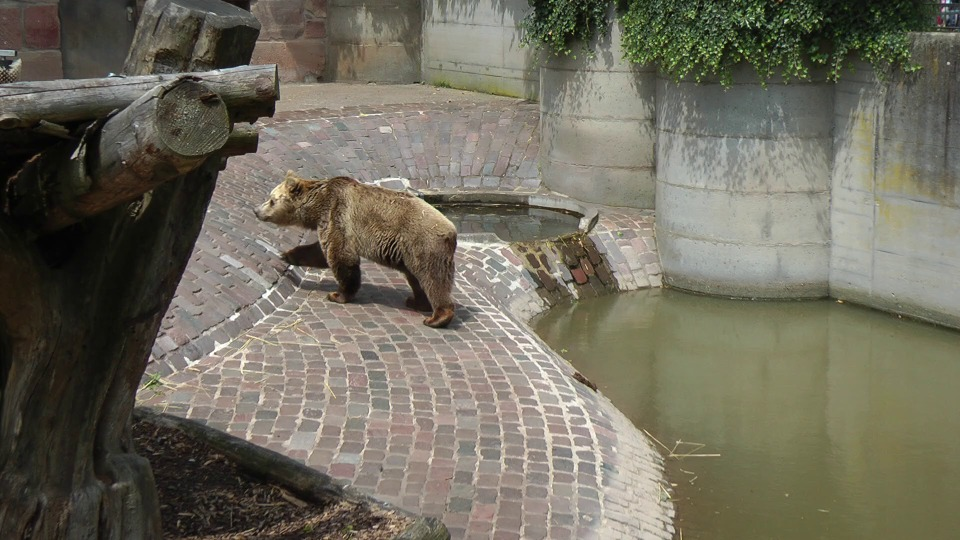
#> input picture data/bear01/bear01_0001.jpg, 960 x 540 px; its folder holds only this picture in this run
$ python -i point_selection.py   (imports and definitions only)
#> lines starting #> are read from the running program, lines starting #| are printed output that depends on the picture
"""
Structure tensor computation and interest-point selection for point tracking.

This module implements the smaller eigenvalue filter for selecting good tracking
points, as used in the Ochs et al. long-term point tracking pipeline.

The structure tensor (second moment matrix) captures local image structure:
    M = [Ix²   IxIy]
        [IxIy  Iy² ]

The smaller eigenvalue λ_min indicates the "cornerness" of a point:
- Small λ_min: flat region or edge (poor for tracking)
- Large λ_min: corner or textured region (good for tracking)
"""

from typing import Tuple, Optional
import numpy as np

try:
    import cv2
    HAS_CV2 = True
except ImportError:
    HAS_CV2 = False

try:
    from scipy import ndimage
    from scipy.ndimage import gaussian_filter, maximum_filter
    HAS_SCIPY = True
except ImportError:
    HAS_SCIPY = False


def compute_gradients(
    image: np.ndarray,
    sigma: float = 1.0
) -> Tuple[np.ndarray, np.ndarray]:
    """
    Compute image gradients using Gaussian derivatives.

    Args:
        image: Input image (H, W) or (H, W, C). If multi-channel, converts to grayscale.
        sigma: Standard deviation for Gaussian smoothing.

    Returns:
        Tuple of (Ix, Iy) - gradients in x and y directions.
    """
    # Convert to grayscale if needed
    if len(image.shape) == 3:
        # Use luminance formula for RGB to grayscale
        gray = 0.299 * image[:, :, 0] + 0.587 * image[:, :, 1] + 0.114 * image[:, :, 2]
        gray = gray.astype(np.float64)
    else:
        gray = image.astype(np.float64)

    if HAS_SCIPY:
        # Use Gaussian derivative kernels
        # First smooth, then differentiate
        smoothed = gaussian_filter(gray, sigma=sigma)

        # Sobel-like derivative kernels
        Ix = ndimage.sobel(smoothed, axis=1, mode='reflect') / 8.0
        Iy = ndimage.sobel(smoothed, axis=0, mode='reflect') / 8.0
    else:
        # Fallback to simple finite differences
        smoothed = gray
        if sigma > 0:
            # Simple box filter approximation
            kernel_size = int(2 * sigma + 1)
            from numpy.lib.stride_tricks import as_strided

        Ix = np.zeros_like(smoothed)
        Iy = np.zeros_like(smoothed)

        # Central differences
        Ix[:, 1:-1] = (smoothed[:, 2:] - smoothed[:, :-2]) / 2.0
        Iy[1:-1, :] = (smoothed[2:, :] - smoothed[:-2, :]) / 2.0

    return Ix, Iy


def compute_structure_tensor(
    image: np.ndarray,
    sigma_deriv: float = 1.0,
    sigma_integrate: float = 1.5
) -> Tuple[np.ndarray, np.ndarray, np.ndarray]:
    """
    Compute the structure tensor (second moment matrix) for an image.

    The structure tensor at each pixel is:
        M = [⟨Ix²⟩   ⟨IxIy⟩]
            [⟨IxIy⟩  ⟨Iy²⟩ ]

    where ⟨·⟩ denotes local averaging (Gaussian weighted).

    Args:
        image: Input image (H, W) or (H, W, C).
        sigma_deriv: Sigma for gradient computation (smoothing before derivatives).
        sigma_integrate: Sigma for local integration (smoothing the tensor components).

    Returns:
        Tuple of (Mxx, Mxy, Myy) - components of the structure tensor.
    """
    # Compute gradients
    Ix, Iy = compute_gradients(image, sigma=sigma_deriv)

    # Compute tensor components
    Ixx = Ix * Ix
    Ixy = Ix * Iy
    Iyy = Iy * Iy

    # Smooth tensor components (local integration)
    if HAS_SCIPY:
        Mxx = gaussian_filter(Ixx, sigma=sigma_integrate)
        Mxy = gaussian_filter(Ixy, sigma=sigma_integrate)
        Myy = gaussian_filter(Iyy, sigma=sigma_integrate)
    else:
        # Simple box filter fallback
        Mxx = _box_filter(Ixx, sigma_integrate)
        Mxy = _box_filter(Ixy, sigma_integrate)
        Myy = _box_filter(Iyy, sigma_integrate)

    return Mxx, Mxy, Myy


# [17 lines left out: function _box_filter, not called in this run]


def compute_eigenvalues(
    Mxx: np.ndarray,
    Mxy: np.ndarray,
    Myy: np.ndarray
) -> Tuple[np.ndarray, np.ndarray]:
    """
    Compute eigenvalues of the structure tensor.

    For a 2x2 symmetric matrix:
        M = [a  b]
            [b  c]

    Eigenvalues are:
        λ₁ = (a + c + √((a-c)² + 4b²)) / 2
        λ₂ = (a + c - √((a-c)² + 4b²)) / 2

    where λ₁ ≥ λ₂ (λ₂ is the smaller eigenvalue).

    Args:
        Mxx, Mxy, Myy: Components of the structure tensor.

    Returns:
        Tuple of (lambda_max, lambda_min) - larger and smaller eigenvalues.
    """
    # Trace and determinant
    trace = Mxx + Myy
    diff = Mxx - Myy
    discriminant = np.sqrt(diff * diff + 4 * Mxy * Mxy)

    lambda_max = (trace + discriminant) / 2
    lambda_min = (trace - discriminant) / 2

    # Ensure non-negative (numerical stability)
    lambda_min = np.maximum(lambda_min, 0)
    lambda_max = np.maximum(lambda_max, lambda_min)

    return lambda_max, lambda_min


def compute_corner_response(
    image: np.ndarray,
    sigma_deriv: float = 1.0,
    sigma_integrate: float = 1.5
) -> np.ndarray:
    """
    Compute corner response using the smaller eigenvalue of the structure tensor.

    This is the key measure for interest-point selection:
    - Large λ_min indicates a corner or textured region (good for tracking)
    - Small λ_min indicates an edge or flat region (poor for tracking)

    Args:
        image: Input image (H, W) or (H, W, C).
        sigma_deriv: Sigma for gradient computation.
        sigma_integrate: Sigma for local integration.

    Returns:
        Corner response map (smaller eigenvalue at each pixel).
    """
    Mxx, Mxy, Myy = compute_structure_tensor(image, sigma_deriv, sigma_integrate)
    _, lambda_min = compute_eigenvalues(Mxx, Mxy, Myy)
    return lambda_min


# [49 lines left out: functions non_maximum_suppression, _maximum_filter_simple, not called in this run]


def select_grid_points(
    image: np.ndarray,
    grid_spacing: int = 10,
    min_corner_response: float = 1.0,
    sigma_deriv: float = 1.0,
    sigma_integrate: float = 1.5,
    border: int = 5
) -> Tuple[np.ndarray, np.ndarray]:
    """
    Select tracking points on a regular grid, choosing the best point in each cell.

    This implements the grid-based point selection strategy:
    1. Divide image into grid cells
    2. In each cell, find the point with highest corner response
    3. Keep only points above the minimum threshold

    Args:
        image: Input image (H, W) or (H, W, C).
        grid_spacing: Spacing between grid cells (in pixels).
        min_corner_response: Minimum corner response for a valid point.
        sigma_deriv: Sigma for gradient computation.
        sigma_integrate: Sigma for local integration.
        border: Border margin to exclude points near image edges.

    Returns:
        Tuple of (points, responses) where:
            points: Array of shape (N, 2) with (x, y) coordinates.
            responses: Array of shape (N,) with corner response values.
    """
    H, W = image.shape[:2]

    # Compute corner response
    response = compute_corner_response(image, sigma_deriv, sigma_integrate)

    points = []
    responses = []

    # Create grid cells
    for y_start in range(border, H - border, grid_spacing):
        for x_start in range(border, W - border, grid_spacing):
            y_end = min(y_start + grid_spacing, H - border)
            x_end = min(x_start + grid_spacing, W - border)

            # Find maximum in this cell
            cell_response = response[y_start:y_end, x_start:x_end]

            if cell_response.size == 0:
                continue

            max_idx = np.argmax(cell_response)
            local_y, local_x = np.unravel_index(max_idx, cell_response.shape)

            # Global coordinates
            y = y_start + local_y
            x = x_start + local_x

            # Check threshold
            if response[y, x] >= min_corner_response:
                points.append([x, y])  # Note: (x, y) order for consistency
                responses.append(response[y, x])

    if len(points) == 0:
        return np.array([]).reshape(0, 2), np.array([])

    return np.array(points), np.array(responses)


# [132 lines left out: functions select_best_points, detect_good_features_to_track, not called in this run]


class PointSelector:
    """
    High-level interface for point selection.

    Provides multiple strategies for selecting tracking points.
    """

    def __init__(
        self,
        strategy: str = 'grid',
        grid_spacing: int = 10,
        min_corner_response: float = 1.0,
        min_distance: int = 5,
        border: int = 5,
        sigma_deriv: float = 1.0,
        sigma_integrate: float = 1.5
    ):
        """
        Initialize the point selector.

        Args:
            strategy: Selection strategy ('grid', 'best', 'opencv').
            grid_spacing: Spacing for grid-based selection.
            min_corner_response: Minimum corner response threshold.
            min_distance: Minimum distance between points.
            border: Border margin.
            sigma_deriv: Sigma for gradient computation.
            sigma_integrate: Sigma for local integration.
        """
        self.strategy = strategy
        self.grid_spacing = grid_spacing
        self.min_corner_response = min_corner_response
        self.min_distance = min_distance
        self.border = border
        self.sigma_deriv = sigma_deriv
        self.sigma_integrate = sigma_integrate

    def select(
        self,
        image: np.ndarray,
        num_points: Optional[int] = None
    ) -> Tuple[np.ndarray, np.ndarray]:
        """
        Select tracking points from an image.

        Args:
            image: Input image (H, W) or (H, W, C).
            num_points: Number of points (for 'best' and 'opencv' strategies).

        Returns:
            Tuple of (points, responses) where:
                points: Array of shape (N, 2) with (x, y) coordinates.
                responses: Array of shape (N,) with corner response values.
        """
        if self.strategy == 'grid':
            return select_grid_points(
                image,
                grid_spacing=self.grid_spacing,
                min_corner_response=self.min_corner_response,
                sigma_deriv=self.sigma_deriv,
                sigma_integrate=self.sigma_integrate,
                border=self.border
            )
        elif self.strategy == 'best':
            if num_points is None:
                num_points = 1000
            return select_best_points(
                image,
                num_points=num_points,
                min_distance=self.min_distance,
                sigma_deriv=self.sigma_deriv,
                sigma_integrate=self.sigma_integrate,
                border=self.border
            )
        elif self.strategy == 'opencv':
            if not HAS_CV2:
                raise ImportError("OpenCV is required for 'opencv' strategy")
            if num_points is None:
                num_points = 1000
            points = detect_good_features_to_track(
                image,
                max_corners=num_points,
                min_distance=self.min_distance
            )
            # Compute responses for the selected points
            response = compute_corner_response(
                image,
                self.sigma_deriv,
                self.sigma_integrate
            )
            responses = response[points[:, 1].astype(int), points[:, 0].astype(int)]
            return points, responses
        else:
            raise ValueError(f"Unknown strategy: {self.strategy}")

    # [15 lines left out: function compute_response_map, not called in this run]

>>> import cv2
>>> picture = cv2.cvtColor(cv2.imread('data/bear01/bear01_0001.jpg'), cv2.COLOR_BGR2RGB)
>>> result = PointSelector().select(picture)
#> in compute_gradients, `gray = 0.299 * image[:, :, 0] + 0.587 * image[:, :, 1] + 0.114 * image..`:
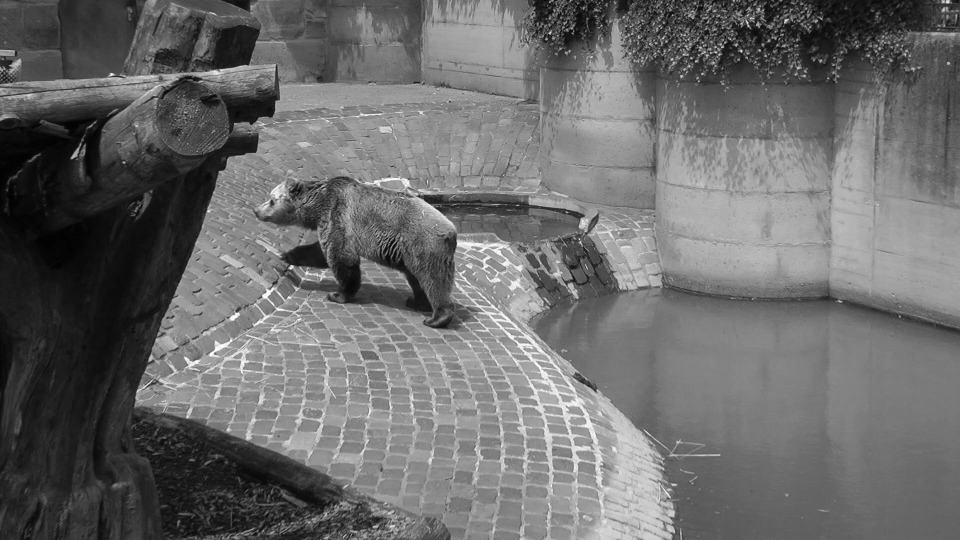
#> gray: shape (540, 960) float64; min 0, max 254.5, mean 107.8
#> in compute_gradients, `Ix = ndimage.sobel(smoothed, axis=1, mode='reflect') / 8.0`:
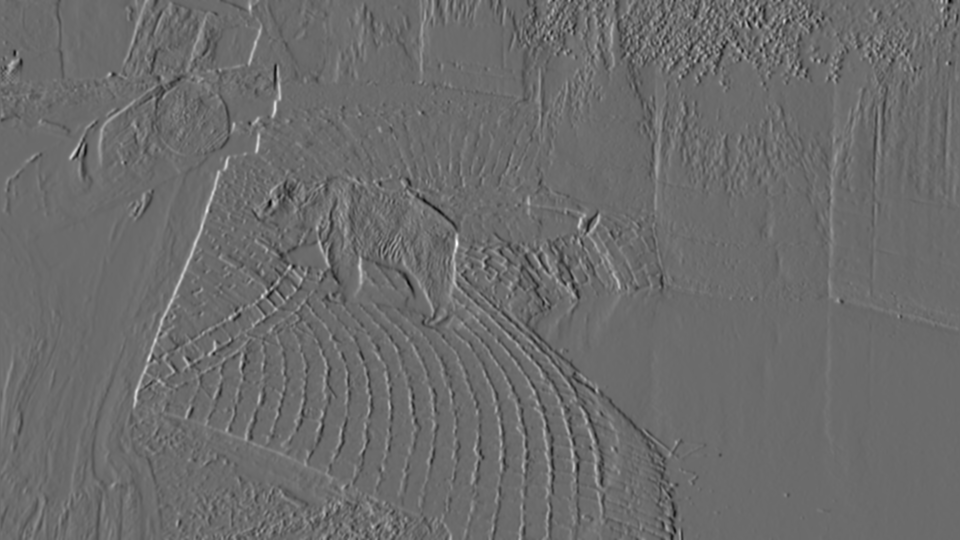
#> Ix: shape (540, 960) float64; min -42.66, max 58.25, mean 0.1; drawn with min black and max white
#> in compute_gradients, `Iy = ndimage.sobel(smoothed, axis=0, mode='reflect') / 8.0`:
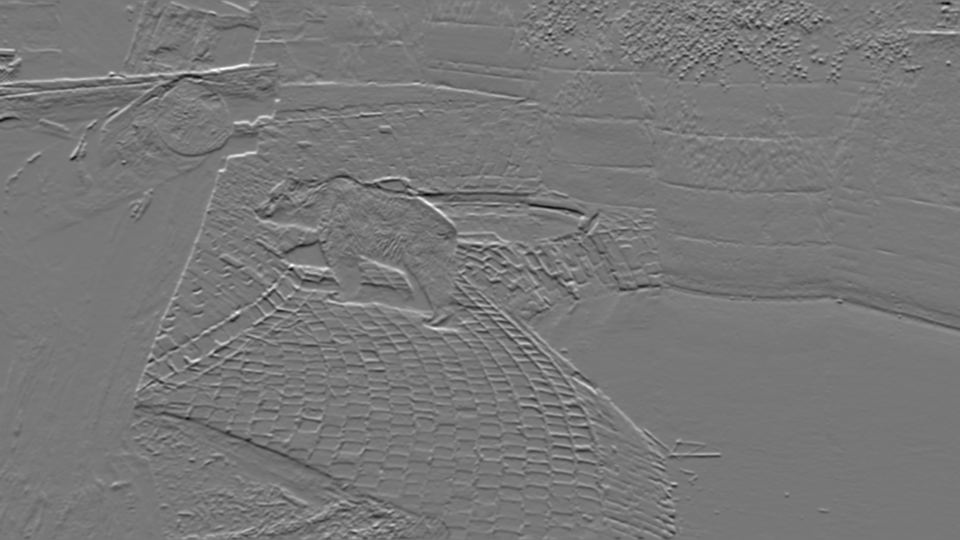
#> Iy: shape (540, 960) float64; min -47.95, max 53.91, mean 0.1; drawn with min black and max white
#> in compute_structure_tensor, `Ixy = Ix * Iy`:
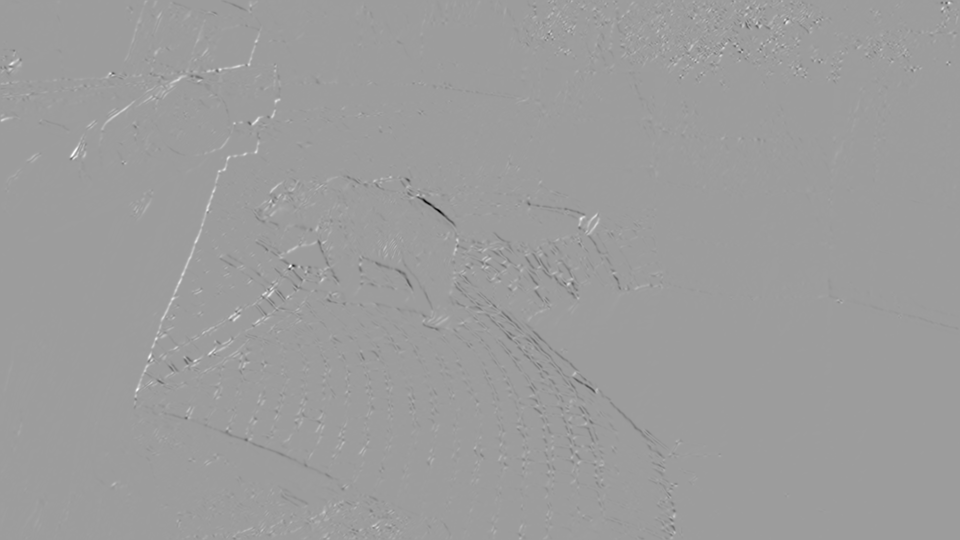
#> Ixy: shape (540, 960) float64; min -1600.5, max 999.8, mean -0.3; drawn with min black and max white
#> in compute_structure_tensor, `Myy = gaussian_filter(Iyy, sigma=sigma_integrate)`:
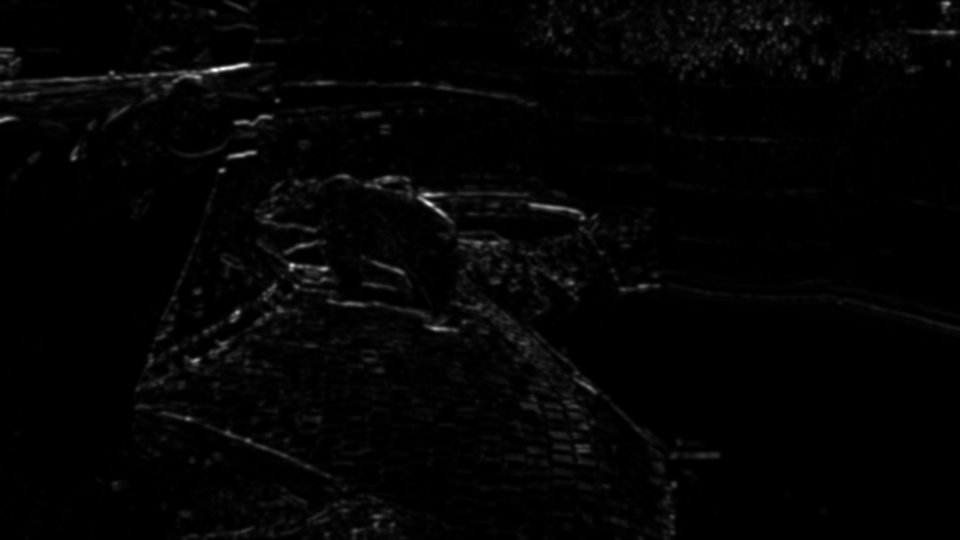
#> Myy: shape (540, 960) float64; min 1.18e-05, max 1423.4, mean 24.6; drawn with min black and max white
#> in compute_eigenvalues, `diff = Mxx - Myy`:
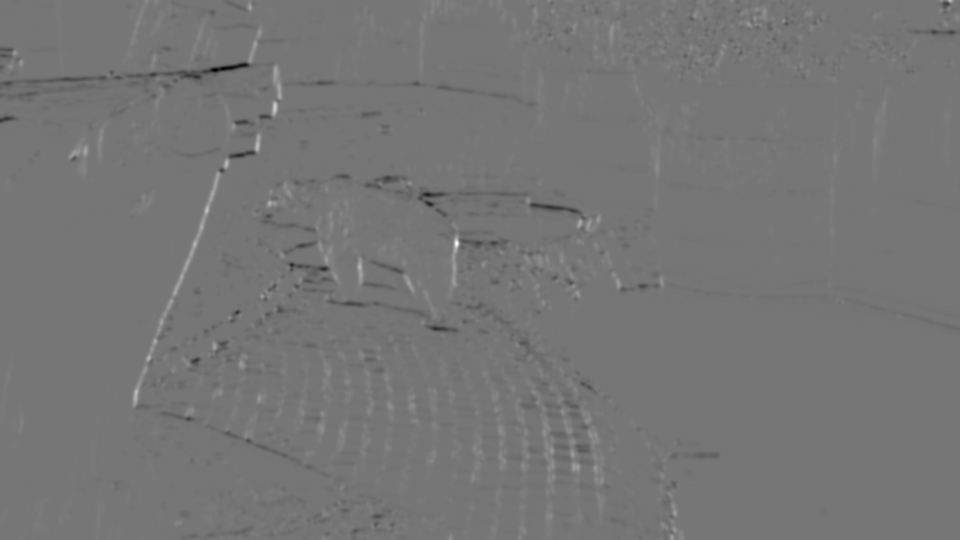
#> diff: shape (540, 960) float64; min -1393.7, max 1607, mean -4.2; drawn with min black and max white
#> in compute_eigenvalues, `lambda_min = (trace - discriminant) / 2`:
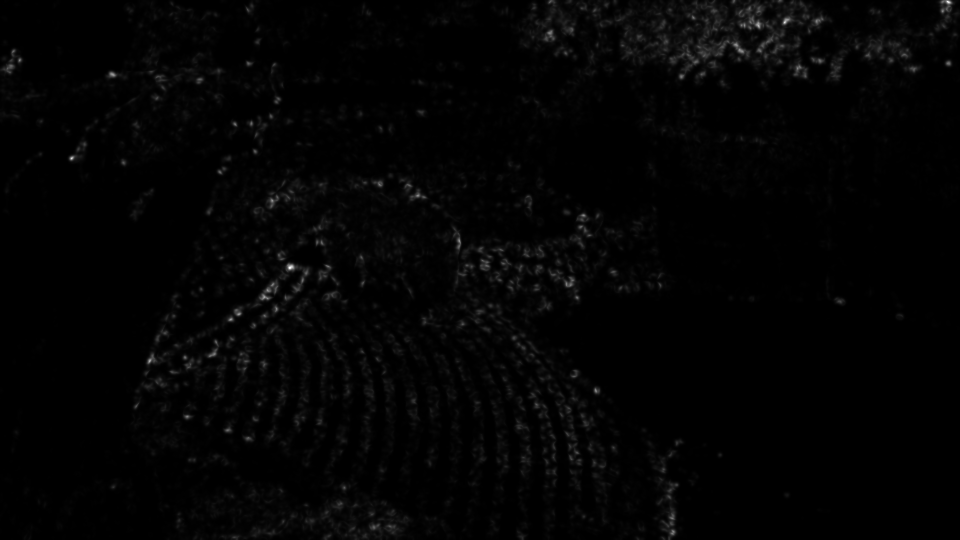
#> lambda_min: shape (540, 960) float64; min 8.45e-06, max 417, mean 6.3; drawn with min black and max white
#> after the loop in select_grid_points, `for y_start in range(border, H - border, grid_spacing):`: points = 3909 pairs, first value 5 to 954, second value 5 to 534; responses = 3909 values, max 417 at index 2202, min 1 at index 2251, mean 29.24
